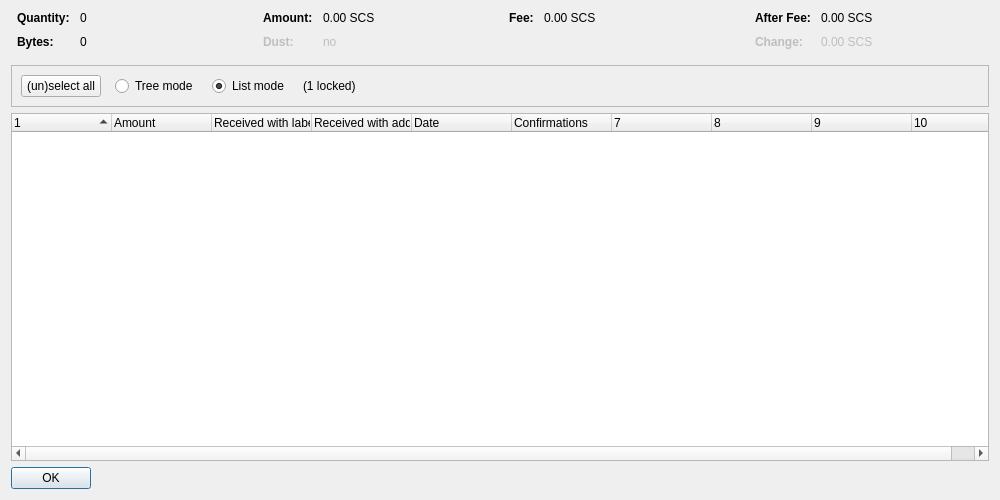
<?xml version="1.0" encoding="UTF-8"?>
<ui version="4.0">
 <class>CashControlDialog</class>
 <widget class="QDialog" name="CashControlDialog">
  <property name="geometry">
   <rect>
    <x>0</x>
    <y>0</y>
    <width>1000</width>
    <height>500</height>
   </rect>
  </property>
  <property name="windowTitle">
   <string>Cash Selection</string>
  </property>
  <layout class="QVBoxLayout" name="verticalLayout">
   <item>
    <layout class="QHBoxLayout" name="horizontalLayoutTop" stretch="0,0,0,0">
     <property name="topMargin">
      <number>0</number>
     </property>
     <property name="bottomMargin">
      <number>10</number>
     </property>
     <item>
      <layout class="QFormLayout" name="formLayoutCashControl1">
       <property name="horizontalSpacing">
        <number>10</number>
       </property>
       <property name="verticalSpacing">
        <number>10</number>
       </property>
       <property name="leftMargin">
        <number>6</number>
       </property>
       <property name="rightMargin">
        <number>6</number>
       </property>
       <item row="0" column="0">
        <widget class="QLabel" name="labelCashControlQuantityText">
         <property name="font">
          <font>
           <weight>75</weight>
           <bold>true</bold>
          </font>
         </property>
         <property name="text">
          <string>Quantity:</string>
         </property>
        </widget>
       </item>
       <item row="0" column="1">
        <widget class="QLabel" name="labelCashControlQuantity">
         <property name="cursor">
          <cursorShape>IBeamCursor</cursorShape>
         </property>
         <property name="contextMenuPolicy">
          <enum>Qt::ActionsContextMenu</enum>
         </property>
         <property name="text">
          <string notr="true">0</string>
         </property>
         <property name="textInteractionFlags">
          <set>Qt::LinksAccessibleByMouse|Qt::TextSelectableByKeyboard|Qt::TextSelectableByMouse</set>
         </property>
        </widget>
       </item>
       <item row="1" column="0">
        <widget class="QLabel" name="labelCashControlBytesText">
         <property name="font">
          <font>
           <weight>75</weight>
           <bold>true</bold>
          </font>
         </property>
         <property name="text">
          <string>Bytes:</string>
         </property>
        </widget>
       </item>
       <item row="1" column="1">
        <widget class="QLabel" name="labelCashControlBytes">
         <property name="cursor">
          <cursorShape>IBeamCursor</cursorShape>
         </property>
         <property name="contextMenuPolicy">
          <enum>Qt::ActionsContextMenu</enum>
         </property>
         <property name="text">
          <string notr="true">0</string>
         </property>
         <property name="textInteractionFlags">
          <set>Qt::LinksAccessibleByMouse|Qt::TextSelectableByKeyboard|Qt::TextSelectableByMouse</set>
         </property>
        </widget>
       </item>
      </layout>
     </item>
     <item>
      <layout class="QFormLayout" name="formLayoutCashControl2">
       <property name="horizontalSpacing">
        <number>10</number>
       </property>
       <property name="verticalSpacing">
        <number>10</number>
       </property>
       <property name="leftMargin">
        <number>6</number>
       </property>
       <property name="rightMargin">
        <number>6</number>
       </property>
       <item row="0" column="0">
        <widget class="QLabel" name="labelCashControlAmountText">
         <property name="font">
          <font>
           <weight>75</weight>
           <bold>true</bold>
          </font>
         </property>
         <property name="text">
          <string>Amount:</string>
         </property>
        </widget>
       </item>
       <item row="0" column="1">
        <widget class="QLabel" name="labelCashControlAmount">
         <property name="cursor">
          <cursorShape>IBeamCursor</cursorShape>
         </property>
         <property name="contextMenuPolicy">
          <enum>Qt::ActionsContextMenu</enum>
         </property>
         <property name="text">
          <string notr="true">0.00 SCS</string>
         </property>
         <property name="textInteractionFlags">
          <set>Qt::LinksAccessibleByMouse|Qt::TextSelectableByKeyboard|Qt::TextSelectableByMouse</set>
         </property>
        </widget>
       </item>
       <item row="1" column="0">
        <widget class="QLabel" name="labelCashControlLowOutputText">
         <property name="enabled">
          <bool>false</bool>
         </property>
         <property name="font">
          <font>
           <weight>75</weight>
           <bold>true</bold>
          </font>
         </property>
         <property name="text">
          <string>Dust:</string>
         </property>
        </widget>
       </item>
       <item row="1" column="1">
        <widget class="QLabel" name="labelCashControlLowOutput">
         <property name="enabled">
          <bool>false</bool>
         </property>
         <property name="cursor">
          <cursorShape>IBeamCursor</cursorShape>
         </property>
         <property name="contextMenuPolicy">
          <enum>Qt::ActionsContextMenu</enum>
         </property>
         <property name="text">
          <string notr="true">no</string>
         </property>
         <property name="textInteractionFlags">
          <set>Qt::LinksAccessibleByMouse|Qt::TextSelectableByKeyboard|Qt::TextSelectableByMouse</set>
         </property>
        </widget>
       </item>
      </layout>
     </item>
     <item>
      <layout class="QFormLayout" name="formLayoutCashControl3">
       <property name="horizontalSpacing">
        <number>10</number>
       </property>
       <property name="verticalSpacing">
        <number>10</number>
       </property>
       <property name="leftMargin">
        <number>6</number>
       </property>
       <property name="rightMargin">
        <number>6</number>
       </property>
       <item row="0" column="0">
        <widget class="QLabel" name="labelCashControlFeeText">
         <property name="font">
          <font>
           <weight>75</weight>
           <bold>true</bold>
          </font>
         </property>
         <property name="text">
          <string>Fee:</string>
         </property>
        </widget>
       </item>
       <item row="0" column="1">
        <widget class="QLabel" name="labelCashControlFee">
         <property name="cursor">
          <cursorShape>IBeamCursor</cursorShape>
         </property>
         <property name="contextMenuPolicy">
          <enum>Qt::ActionsContextMenu</enum>
         </property>
         <property name="text">
          <string notr="true">0.00 SCS</string>
         </property>
         <property name="textInteractionFlags">
          <set>Qt::LinksAccessibleByMouse|Qt::TextSelectableByKeyboard|Qt::TextSelectableByMouse</set>
         </property>
        </widget>
       </item>
      </layout>
     </item>
     <item>
      <layout class="QFormLayout" name="formLayoutCashControl4">
       <property name="horizontalSpacing">
        <number>10</number>
       </property>
       <property name="verticalSpacing">
        <number>10</number>
       </property>
       <property name="leftMargin">
        <number>6</number>
       </property>
       <property name="rightMargin">
        <number>6</number>
       </property>
       <item row="0" column="0">
        <widget class="QLabel" name="labelCashControlAfterFeeText">
         <property name="font">
          <font>
           <weight>75</weight>
           <bold>true</bold>
          </font>
         </property>
         <property name="text">
          <string>After Fee:</string>
         </property>
        </widget>
       </item>
       <item row="0" column="1">
        <widget class="QLabel" name="labelCashControlAfterFee">
         <property name="cursor">
          <cursorShape>IBeamCursor</cursorShape>
         </property>
         <property name="contextMenuPolicy">
          <enum>Qt::ActionsContextMenu</enum>
         </property>
         <property name="text">
          <string notr="true">0.00 SCS</string>
         </property>
         <property name="textInteractionFlags">
          <set>Qt::LinksAccessibleByMouse|Qt::TextSelectableByKeyboard|Qt::TextSelectableByMouse</set>
         </property>
        </widget>
       </item>
       <item row="1" column="0">
        <widget class="QLabel" name="labelCashControlChangeText">
         <property name="enabled">
          <bool>false</bool>
         </property>
         <property name="font">
          <font>
           <weight>75</weight>
           <bold>true</bold>
          </font>
         </property>
         <property name="text">
          <string>Change:</string>
         </property>
        </widget>
       </item>
       <item row="1" column="1">
        <widget class="QLabel" name="labelCashControlChange">
         <property name="enabled">
          <bool>false</bool>
         </property>
         <property name="cursor">
          <cursorShape>IBeamCursor</cursorShape>
         </property>
         <property name="contextMenuPolicy">
          <enum>Qt::ActionsContextMenu</enum>
         </property>
         <property name="text">
          <string notr="true">0.00 SCS</string>
         </property>
         <property name="textInteractionFlags">
          <set>Qt::LinksAccessibleByMouse|Qt::TextSelectableByKeyboard|Qt::TextSelectableByMouse</set>
         </property>
        </widget>
       </item>
      </layout>
     </item>
    </layout>
   </item>
   <item>
    <widget class="QFrame" name="frame">
     <property name="minimumSize">
      <size>
       <width>0</width>
       <height>40</height>
      </size>
     </property>
     <property name="frameShape">
      <enum>QFrame::StyledPanel</enum>
     </property>
     <property name="frameShadow">
      <enum>QFrame::Sunken</enum>
     </property>
     <layout class="QHBoxLayout" name="horizontalLayout">
      <item>
       <layout class="QHBoxLayout" name="horizontalLayoutPanel" stretch="0,0,0,0,0">
        <property name="spacing">
         <number>14</number>
        </property>
        <item>
         <widget class="QPushButton" name="pushButtonSelectAll">
          <property name="sizePolicy">
           <sizepolicy hsizetype="Maximum" vsizetype="Fixed">
            <horstretch>0</horstretch>
            <verstretch>0</verstretch>
           </sizepolicy>
          </property>
          <property name="text">
           <string>(un)select all</string>
          </property>
          <property name="autoDefault">
           <bool>false</bool>
          </property>
         </widget>
        </item>
        <item>
         <widget class="QRadioButton" name="radioTreeMode">
          <property name="sizePolicy">
           <sizepolicy hsizetype="Maximum" vsizetype="Fixed">
            <horstretch>0</horstretch>
            <verstretch>0</verstretch>
           </sizepolicy>
          </property>
          <property name="text">
           <string>Tree mode</string>
          </property>
         </widget>
        </item>
        <item>
         <widget class="QRadioButton" name="radioListMode">
          <property name="sizePolicy">
           <sizepolicy hsizetype="Maximum" vsizetype="Fixed">
            <horstretch>0</horstretch>
            <verstretch>0</verstretch>
           </sizepolicy>
          </property>
          <property name="text">
           <string>List mode</string>
          </property>
          <property name="checked">
           <bool>true</bool>
          </property>
         </widget>
        </item>
        <item>
         <widget class="QLabel" name="labelLocked">
          <property name="text">
           <string notr="true">(1 locked)</string>
          </property>
         </widget>
        </item>
        <item>
         <spacer name="horizontalSpacer">
          <property name="orientation">
           <enum>Qt::Horizontal</enum>
          </property>
          <property name="sizeHint" stdset="0">
           <size>
            <width>40</width>
            <height>20</height>
           </size>
          </property>
         </spacer>
        </item>
       </layout>
      </item>
     </layout>
    </widget>
   </item>
   <item>
    <widget class="CashControlTreeWidget" name="treeWidget">
     <property name="contextMenuPolicy">
      <enum>Qt::CustomContextMenu</enum>
     </property>
     <property name="sortingEnabled">
      <bool>false</bool>
     </property>
     <property name="columnCount">
      <number>10</number>
     </property>
     <attribute name="headerShowSortIndicator" stdset="0">
      <bool>true</bool>
     </attribute>
     <attribute name="headerStretchLastSection">
      <bool>false</bool>
     </attribute>
     <column>
      <property name="text">
       <string/>
      </property>
     </column>
     <column>
      <property name="text">
       <string>Amount</string>
      </property>
     </column>
     <column>
      <property name="text">
       <string>Received with label</string>
      </property>
     </column>
     <column>
      <property name="text">
       <string>Received with address</string>
      </property>
     </column>
     <column>
      <property name="text">
       <string>Date</string>
      </property>
     </column>
     <column>
      <property name="text">
       <string>Confirmations</string>
      </property>
      <property name="toolTip">
       <string>Confirmed</string>
      </property>
     </column>
     <column>
      <property name="text">
       <string/>
      </property>
     </column>
     <column>
      <property name="text">
       <string/>
      </property>
     </column>
     <column>
      <property name="text">
       <string/>
      </property>
     </column>
     <column>
      <property name="text">
       <string/>
      </property>
     </column>
    </widget>
   </item>
   <item>
    <widget class="QDialogButtonBox" name="buttonBox">
     <property name="sizePolicy">
      <sizepolicy hsizetype="Maximum" vsizetype="Fixed">
       <horstretch>0</horstretch>
       <verstretch>0</verstretch>
      </sizepolicy>
     </property>
     <property name="orientation">
      <enum>Qt::Horizontal</enum>
     </property>
     <property name="standardButtons">
      <set>QDialogButtonBox::Ok</set>
     </property>
    </widget>
   </item>
  </layout>
 </widget>
 <customwidgets>
  <customwidget>
   <class>CashControlTreeWidget</class>
   <extends>QTreeWidget</extends>
   <header>qt/cashcontroltreewidget.h</header>
  </customwidget>
 </customwidgets>
 <resources/>
 <connections/>
</ui>
